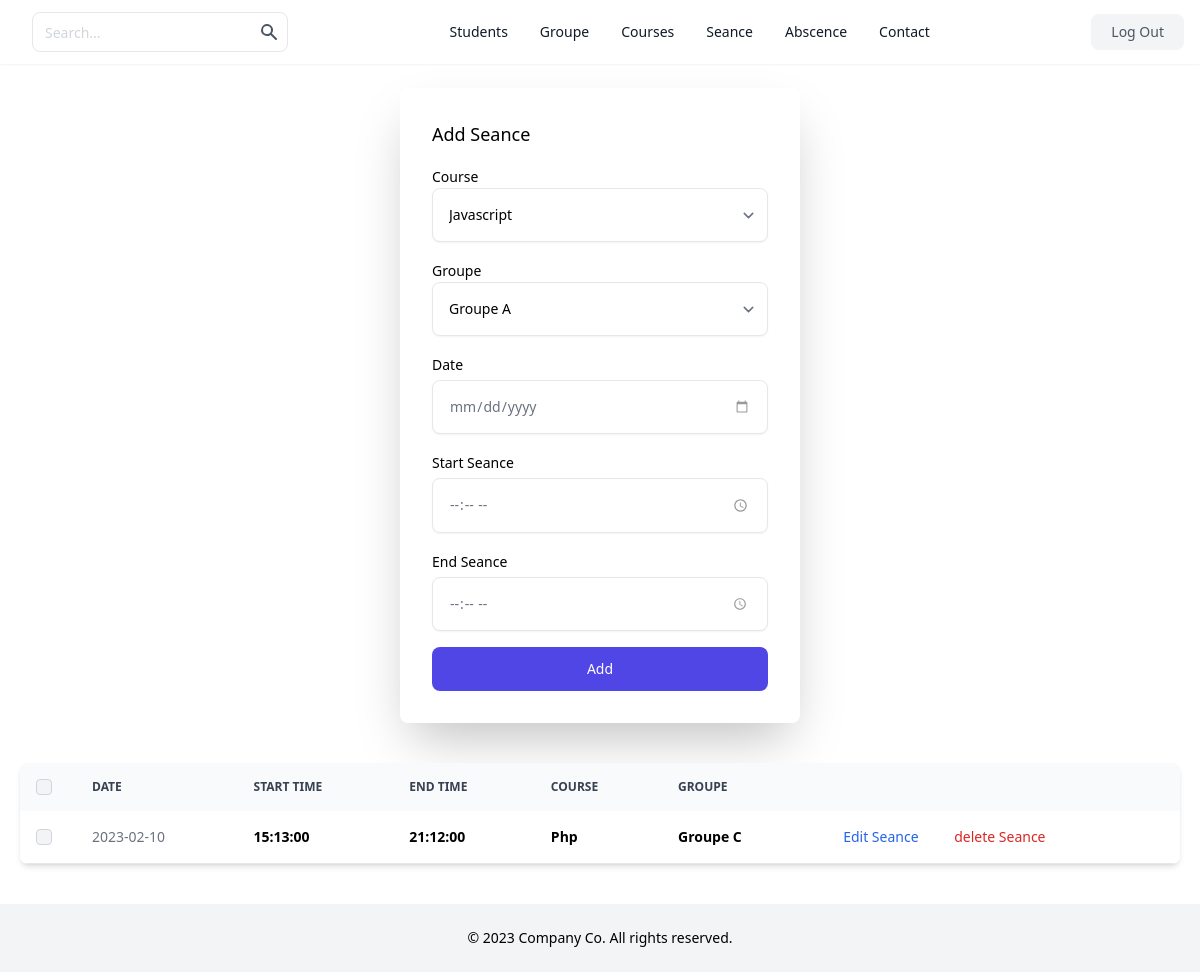
Before: /seance/index.php (signed in) with the older database file.
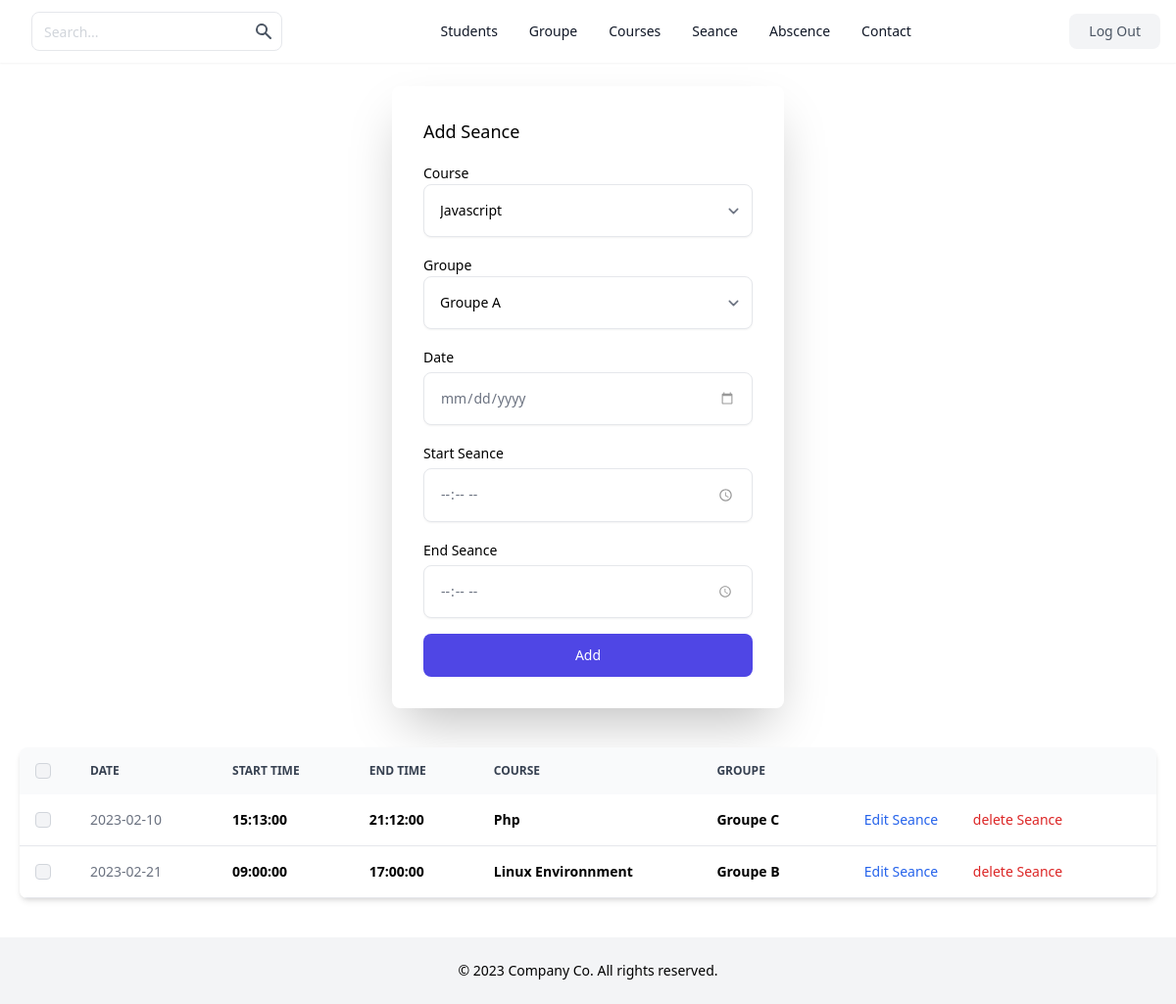
After: the same page with the newer database file.
### tables this page shows
CREATE TABLE `seance` (
  `id` int(11) NOT NULL AUTO_INCREMENT,
  `id_course` int(11) NOT NULL,
  `id_groupe` int(11) NOT NULL,
  `date` date NOT NULL,
  `start_seance` time NOT NULL,
  `end_seance` time NOT NULL,
  PRIMARY KEY (`id`),
  KEY `id_course` (`id_course`),
  KEY `id_groupe` (`id_groupe`),
  CONSTRAINT `seance_ibfk_1` FOREIGN KEY (`id_course`) REFERENCES `courses` (`id`),
  CONSTRAINT `seance_ibfk_2` FOREIGN KEY (`id_groupe`) REFERENCES `groupes` (`id`)
);

CREATE TABLE `courses` (
  `id` int(11) NOT NULL AUTO_INCREMENT,
  `course_name` varchar(255) NOT NULL,
  `id_user` int(11) NOT NULL,
  `course_image_path` varchar(255) NOT NULL,
  PRIMARY KEY (`id`),
  KEY `id_user` (`id_user`),
  CONSTRAINT `courses_ibfk_1` FOREIGN KEY (`id_user`) REFERENCES `users` (`id`)
);

CREATE TABLE `groupes` (
  `id` int(11) NOT NULL AUTO_INCREMENT,
  `name` varchar(255) NOT NULL,
  PRIMARY KEY (`id`)
);

### seance/index.php (the view, shortened to what the changed rows need)
<?php
require_once('../inc/header.php');
require_once('../inc/db.php');
?>
<body>
  <div class="relative overflow-x-auto shadow-md sm:rounded-lg mt-10 mx-5">
    <table class="w-full text-sm text-left text-gray-500 dark:text-gray-400">
      <thead class="text-xs text-gray-700 uppercase bg-gray-50 dark:bg-gray-700 dark:text-gray-400">
        <tr>
          <th scope="col" class="p-4">
            <div class="flex items-center">
              <input id="checkbox-all-search" type="checkbox" class="w-4 h-4 text-blue-600 bg-gray-100 border-gray-300 rounded focus:ring-blue-500 dark:focus:ring-blue-600 dark:ring-offset-gray-800 dark:focus:ring-offset-gray-800 focus:ring-2 dark:bg-gray-700 dark:border-gray-600" />
            </div>
          </th>
          <th scope="col" class="px-6 py-3">Date</th>
          <th scope="col" class="px-6 py-3">Start Time</th>
          <th scope="col" class="px-6 py-3">End Time</th>
          <th scope="col" class="px-6 py-3">Course</th>
          <th scope="col" class="px-6 py-3">Groupe</th>
          <th scope="col" class="px-6 py-3"></th>
        </tr>
      </thead>
      <tbody>
        <?php
        $query = $conn->prepare('SELECT seance.id, seance.date, seance.start_seance, seance.end_seance, courses.course_name, groupes.name
      FROM seance
      INNER JOIN courses ON seance.id_course = courses.id
      INNER JOIN groupes ON seance.id_groupe = groupes.id');
        $query->execute();
        $seance = $query->fetchAll();
        foreach ($seance as $key => $value) { ?>
          <tr class="bg-white border-b dark:bg-gray-800 dark:border-gray-700 hover:bg-gray-50 dark:hover:bg-gray-600">
            <td class="w-4 p-4">
              <div class="flex items-center">
                <input id="checkbox-table-search-1" type="checkbox" class="w-4 h-4 text-blue-600 bg-gray-100 border-gray-300 rounded focus:ring-blue-500 dark:focus:ring-blue-600 dark:ring-offset-gray-800 dark:focus:ring-offset-gray-800 focus:ring-2 dark:bg-gray-700 dark:border-gray-600" />
              </div>
            </td>
            <td class="px-6 py-4"><?= $value['date'] ?></td>
            <td class="px-6 py-4">
              <span class="font-bold text-black text-md  "><?= $value['start_seance'] ?></span>
            </td>
            <td class="px-6 py-4">
              <span class="font-bold text-black text-md  "><?= $value['end_seance'] ?></span>
            </td>
            <td class="px-6 py-4">
              <span class="font-bold text-black text-md  "><?= $value['course_name'] ?></span>
            </td>
            <td class="px-6 py-4">
              <span class="font-bold text-black text-md  "><?= $value['name'] ?></span>
            </td>
            <td class="px-6 py-4"><a href="update.php?id=<?= $value['id'] ?>" class="font-medium text-blue-600 dark:text-blue-500 hover:underline mx-4">Edit Seance</a>
              <a href="delete.php?id=<?= $value['id'] ?>" class="font-medium text-red-600 dark:text-blue-500 hover:underline mx-4">delete Seance</a>
            </td>
          </tr>
        <?php } ?>
      </tbody>
    </table>
  </div>
</body>
</html>

Changed rows visible on the page:
added seance: date "2023-02-21", start_seance "09:00:00", end_seance "17:00:00", id_course.course_name "Linux Environnment", id_groupe.name "Groupe B"
